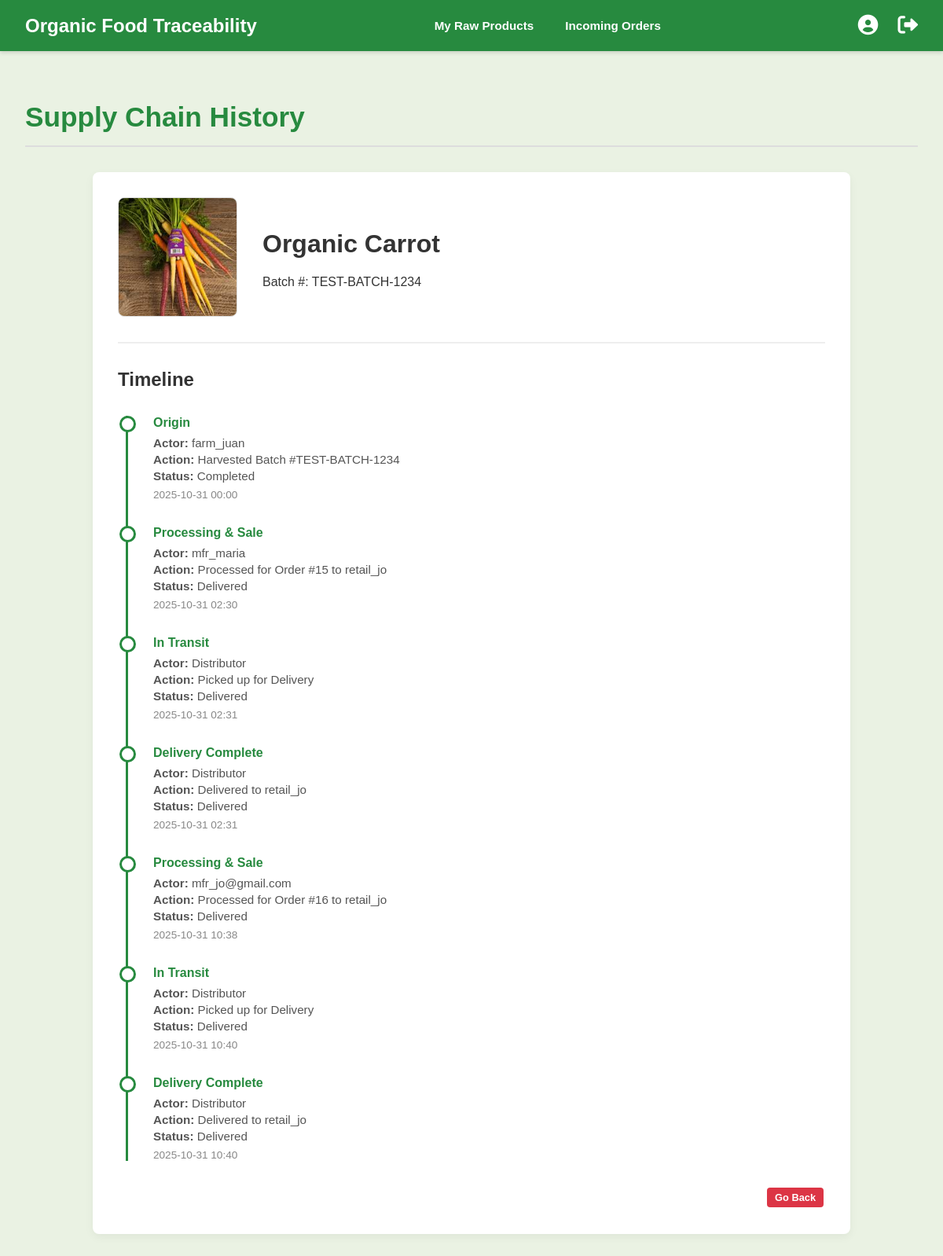
Page /view_chain.php?batch_id=12 (signed in) on the committed database.
### tables this page shows
CREATE TABLE IF NOT EXISTS `productbatches` (
  `BatchID` int NOT NULL AUTO_INCREMENT,
  `ProductID` int NOT NULL,
  `UserID` int NOT NULL,
  `BatchNumber` varchar(100) NOT NULL,
  `SowingDate` date DEFAULT NULL,
  `HarvestedDate` date NOT NULL,
  `CropDetails` text,
  `SoilDetails` text,
  `FarmPractice` text,
  `TransactionHash` varchar(255) DEFAULT NULL,
  `QRCodePath` varchar(255) DEFAULT NULL,
  `DateCreated` datetime DEFAULT CURRENT_TIMESTAMP,
  PRIMARY KEY (`BatchID`),
  UNIQUE KEY `unique_batch` (`UserID`,`BatchNumber`),
  KEY `ProductID` (`ProductID`)
);

CREATE TABLE IF NOT EXISTS `products` (
  `ProductID` int NOT NULL AUTO_INCREMENT,
  `ProductName` varchar(150) NOT NULL,
  `ProductDescription` text,
  `CreatedByUserID` int NOT NULL,
  `ProductImage` varchar(255) DEFAULT NULL,
  `Quantity` decimal(10,2) DEFAULT NULL,
  `Price` decimal(10,2) DEFAULT NULL,
  `ShelfLifeDays` int DEFAULT NULL,
  `ProductType` varchar(20) NOT NULL DEFAULT 'Processed',
  `DateAdded` datetime DEFAULT CURRENT_TIMESTAMP,
  PRIMARY KEY (`ProductID`),
  KEY `CreatedByUserID` (`CreatedByUserID`),
  KEY `idx_product_type` (`ProductType`)
);

CREATE TABLE IF NOT EXISTS `users` (
  `UserID` int NOT NULL AUTO_INCREMENT,
  `Username` varchar(100) NOT NULL,
  `PasswordHash` varchar(255) NOT NULL,
  `RoleID` int NOT NULL,
  `FullName` varchar(150) DEFAULT NULL,
  `Email` varchar(150) DEFAULT NULL,
  `ContactNumber` varchar(20) DEFAULT NULL,
  `Address` text,
  `CertificateInfo` varchar(255) DEFAULT NULL,
  `VerificationStatus` varchar(20) NOT NULL DEFAULT 'Pending',
  `VerifiedByAdminID` int DEFAULT NULL,
  `VerificationDate` datetime DEFAULT NULL,
  `DateRegistered` datetime DEFAULT CURRENT_TIMESTAMP,
  PRIMARY KEY (`UserID`),
  UNIQUE KEY `Username` (`Username`),
  UNIQUE KEY `Email` (`Email`),
  KEY `RoleID` (`RoleID`),
  KEY `VerifiedByAdminID` (`VerifiedByAdminID`)
);

CREATE TABLE IF NOT EXISTS `orders` (
  `OrderID` int NOT NULL AUTO_INCREMENT,
  `ProductID` int NOT NULL,
  `SellerID` int NOT NULL,
  `BuyerID` int NOT NULL,
  `OrderQuantity` decimal(10,2) NOT NULL,
  `TotalPrice` decimal(10,2) NOT NULL,
  `OrderDate` datetime DEFAULT CURRENT_TIMESTAMP,
  `Status` varchar(50) NOT NULL DEFAULT 'Pending Confirmation',
  `SourceBatchID` int DEFAULT NULL,
  `SourceProductOrderID` int DEFAULT NULL,
  `AssignedDistributorID` int DEFAULT NULL,
  `PickupDate` datetime DEFAULT NULL,
  `DeliveryDate` datetime DEFAULT NULL,
  `ShippingAddress` text,
  `isManipulated` tinyint(1) NOT NULL DEFAULT '0',
  `TransactionHash` varchar(255) DEFAULT NULL,
  PRIMARY KEY (`OrderID`),
  KEY `ProductID` (`ProductID`),
  KEY `SellerID` (`SellerID`),
  KEY `BuyerID` (`BuyerID`),
  KEY `SourceBatchID` (`SourceBatchID`),
  KEY `SourceProductOrderID` (`SourceProductOrderID`),
  KEY `AssignedDistributorID` (`AssignedDistributorID`)
);

### view_chain.php (the view, shortened to what this page needs)
<?php
include_once 'header_app.php';
$batch_id = filter_input(INPUT_GET, 'batch_id', FILTER_VALIDATE_INT);
$batch_details = null; $chain_history = []; $error_message = '';
if (!$batch_id) { $error_message = "No Batch ID provided."; }
else {
    $sql_batch = "SELECT pb.*, p.ProductName, p.ProductImage, u.Username as FarmerName FROM ProductBatches pb JOIN Products p ON pb.ProductID=p.ProductID JOIN Users u ON pb.UserID=u.UserID WHERE pb.BatchID=?";
    $stmt_b=$conn->prepare($sql_batch);
    if($stmt_b){ $stmt_b->bind_param("i",$batch_id); $stmt_b->execute(); $res_b=$stmt_b->get_result();
        if($res_b->num_rows==1){ $batch_details=$res_b->fetch_assoc();
            $chain_history[]=['step'=>'Origin','actor'=>$batch_details['FarmerName'],'action'=>'Harvested Batch #'.htmlspecialchars($batch_details['BatchNumber']),'date'=>$batch_details['HarvestedDate'],'status'=>'Completed','details'=>$batch_details];
            $sql_ord="SELECT o.*, s.Username as SellerName, b.Username as BuyerName, d.Username as DistributorName FROM Orders o JOIN Users s ON o.SellerID=s.UserID JOIN Users b ON o.BuyerID=b.UserID LEFT JOIN Users d ON o.AssignedDistributorID=d.UserID WHERE o.SourceBatchID=? ORDER BY o.OrderDate ASC";
            $stmt_o=$conn->prepare($sql_ord);
            if($stmt_o){ $stmt_o->bind_param("i",$batch_id); $stmt_o->execute(); $res_o=$stmt_o->get_result();
                while($or=$res_o->fetch_assoc()){
                    $chain_history[]=['step'=>'Processing & Sale','actor'=>$or['SellerName'],'action'=>'Processed for Order #'.$or['OrderID'].' to '.$or['BuyerName'],'date'=>$or['OrderDate'],'status'=>$or['Status'],'details'=>$or];
                    if($or['PickupDate']){$chain_history[]=['step'=>'In Transit','actor'=>$or['DistributorName']??'Distributor','action'=>'Picked up for Delivery','date'=>$or['PickupDate'],'status'=>$or['Status'],'details'=>$or];}
                    if($or['DeliveryDate']||$or['Status']=='Delivered'){$chain_history[]=['step'=>'Delivery Complete','actor'=>$or['DistributorName']??'Distributor','action'=>'Delivered to '.$or['BuyerName'],'date'=>$or['DeliveryDate']??$or['OrderDate'],'status'=>'Delivered','details'=>$or];}
                } $stmt_o->close();
            } else {$error_message.=" Error trace orders.";}
        } else {$error_message="Batch details not found."; $batch_id=null;} $stmt_b->close();
    } else {$error_message="Error fetch batch.";}
}
?>
<div class="page-header"><h1>Supply Chain History</h1></div>
<?php if ($batch_details): ?>
<div class="details-card">
    <div class="details-header">
        <?php if(!empty($batch_details['ProductImage'])&&file_exists($batch_details['ProductImage'])){echo '<img src="'.htmlspecialchars($batch_details['ProductImage']).'" alt="">';}else{echo '<img src="https://via.placeholder.com/150?text=No+Image" alt="">';}?>
        <div><h1><?php echo htmlspecialchars($batch_details['ProductName']);?></h1><p>Batch #: <?php echo htmlspecialchars($batch_details['BatchNumber']);?></p></div>
    </div>
    <h2>Timeline</h2>
    <?php if(!empty($chain_history)): ?>
    <ul class="timeline">
        <?php foreach($chain_history as $e): ?><li><h4><?php echo htmlspecialchars($e['step']);?></h4><p><strong>Actor:</strong> <?php echo htmlspecialchars($e['actor']);?></p><p><strong>Action:</strong> <?php echo htmlspecialchars($e['action']);?></p><p><strong>Status:</strong> <?php echo htmlspecialchars($e['status']??'Completed');?></p><p class="time"><?php echo date('Y-m-d H:i', strtotime($e['date']));?></p></li><?php endforeach; ?>
    </ul>
    <?php else: ?><p>No supply chain history found for this batch yet.</p><?php endif; ?>
    <div style="margin-top: 2rem; text-align: right;"> <a href="javascript:history.back()" class="btn-cancel">Go Back</a> </div>
</div>
<?php elseif($error_message): ?>
    <p class="message error"><?php echo htmlspecialchars($error_message); ?></p>
<?php endif; ?>
</div></body></html>

### app_style.css (style rules this page uses)
body { font-family:Arial,sans-serif;background-color:#EAF2E3;margin:0;padding:0;color:#333 }
.page-header { display:flex;justify-content:space-between;align-items:center;margin-bottom:2rem;padding-bottom:1rem;border-bottom:2px solid #ddd }
.page-header h1 { font-size:2.2rem;color:#278A3F;margin:0 }
.btn-cancel { display:inline-block;background:#6c757d;color:#fff;padding:.75rem 1.5rem;border:none;border-radius:4px;font-size:1rem;font-weight:700;cursor:pointer;text-decoration:none;margin-left:10px }
.btn-details,.btn-cancel,.btn-action { display:inline-block;padding:5px 10px;font-size:.8rem;color:#fff;text-decoration:none;border-radius:4px;border:none;cursor:pointer;margin:2px; }
.btn-cancel { background-color:#dc3545 }

### view_chain.php (style rules this page uses)
.details-card { background:#fff;padding:2rem;border-radius:8px;box-shadow:0 4px 12px rgba(0,0,0,.05);max-width:900px;margin:1rem auto }
.details-header { display:flex;gap:2rem;align-items:center;border-bottom:2px solid #eee;padding-bottom:2rem;margin-bottom:2rem }
.details-header img { width:150px;height:150px;object-fit:cover;border-radius:8px;border:1px solid #ddd }
.timeline { list-style:none;padding:0;margin-top:2rem;position:relative;border-left:3px solid #278A3F;margin-left:10px }
.timeline li { margin-bottom:2rem;padding-left:2rem;position:relative }
.timeline li::before { content:'';width:15px;height:15px;background:#fff;border:3px solid #278A3F;border-radius:50%;position:absolute;left:-11px;top:0 }
.timeline h4 { margin:0 0 .5rem 0;color:#278A3F }
.timeline p { margin:.25rem 0;font-size:.95rem;color:#555 }
.timeline .time { font-size:.85rem;color:#888;margin-top: .5rem; display: block; }

### rows in the picture
productbatches: ProductID.ProductImage (picture), ProductID.ProductName "Organic Carrot", BatchNumber "TEST-BATCH-1234", step "Origin", UserID.Username "farm_juan", action "Harvested Batch #TEST-BATCH-1234", status "Completed", HarvestedDate "2025-10-31 00:00"
orders: step "Processing & Sale", SellerID.Username "mfr_maria", action "Processed for Order #15 to retail_jo", Status "Delivered", OrderDate "2025-10-31 02:30", step "In Transit", actor "Distributor", action "Picked up for Delivery", PickupDate "2025-10-31 02:31", step "Delivery Complete", action "Delivered to retail_jo", DeliveryDate "2025-10-31 02:31"
orders: step "Processing & Sale", SellerID.Username "mfr_jo@gmail.com", action "Processed for Order #16 to retail_jo", Status "Delivered", OrderDate "2025-10-31 10:38", step "In Transit", actor "Distributor", action "Picked up for Delivery", PickupDate "2025-10-31 10:40", step "Delivery Complete", action "Delivered to retail_jo", DeliveryDate "2025-10-31 10:40"
